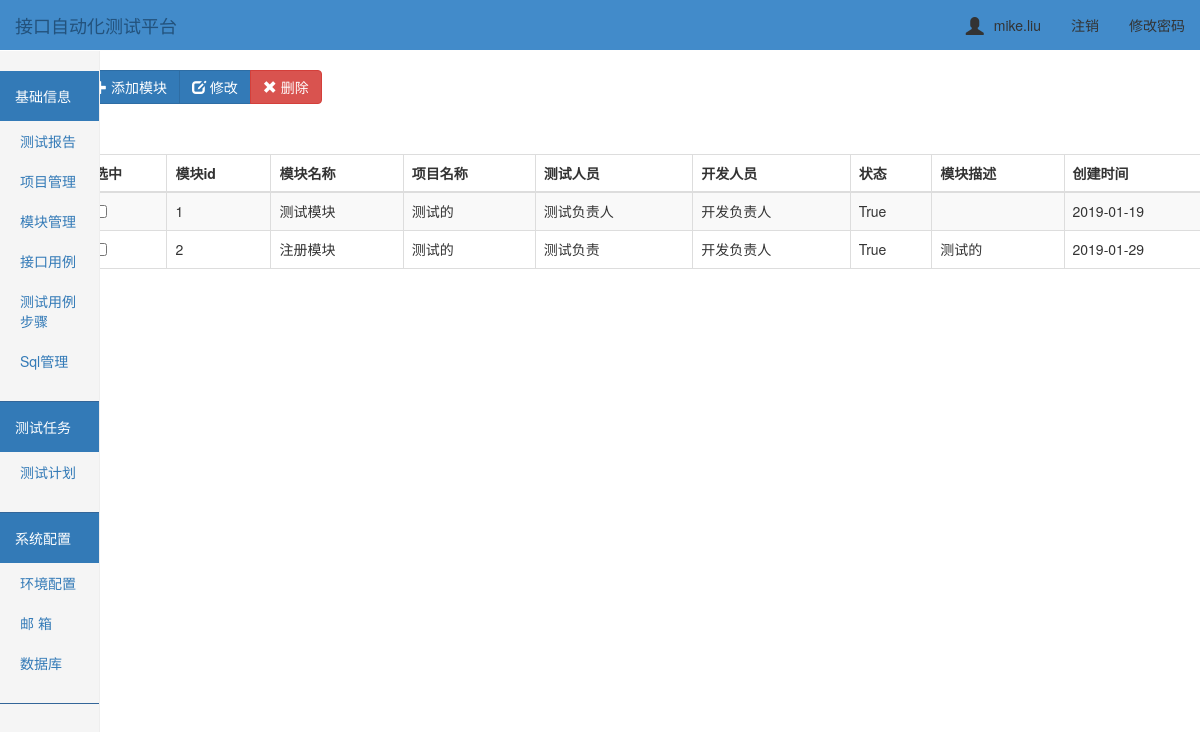
/module/ (signed in), run on the app's committed database.
### ApiTest/models.py (models this page shows, shortened)
class UserInfo(AbstractUser):
    nid = models.AutoField(primary_key=True)
    telephone = models.CharField(max_length=11, null=True, unique=True)
    avatar = models.FileField(upload_to='avatars/', default="/avatars/default.png")
    create_time = models.DateTimeField(verbose_name='创建时间', auto_now_add=True)

class Modules(models.Model):
    project = models.ForeignKey(Project, on_delete=models.CASCADE)      # 关联项目表id
    modules_name = models.CharField('模块名称', max_length=32)
    testers = models.CharField('测试负责人', max_length=256)  # 项目负责人
    developer = models.CharField('开发负责人', max_length=256)
    status = models.BooleanField()
    modules_desc = models.CharField('模块描述', max_length=256)
    create_time = models.DateTimeField('创建时间', auto_now=True)  # 创建时间

class Project(models.Model):
    prj_id = models.AutoField(primary_key=True, null=False)
    prj_name = models.CharField('项目名称', max_length=64)  # 项目名称
    prj_desc = models.CharField('项目描述', max_length=256)  # 项目描述
    testers = models.CharField('测试负责人', max_length=256)  # 项目负责人
    developer = models.CharField('开发负责人', max_length=256)
    status = models.BooleanField()
    create_time = models.DateTimeField('创建时间', auto_now=True)  # 创建时间
    class Meta:
        verbose_name = '项目管理'
        verbose_name_plural = '项目管理'
    def __str__(self):
        return self.prj_name

### ApiTest/views.py (the view)
# urls.py: url(r'^module/$', views.module),
@login_required
def module(request):
    module_list = Modules.objects.filter().all()
    project_list = Project.objects.filter().all()
    return render(request, "modules/index.html", {"module_list": module_list, "project_list": project_list})

### templates/modules/index.html (shortened to what this page needs)
{% extends "../base.html" %}
{% block add %}
<div class="btn-toolbar" role="toolbar">
  <div class="btn-group" style="padding-top: 20px;left: 50px">
    <button id="add_btn" class="btn btn-primary " data-toggle="modal" data-target="#addmyModal">
        <span class="glyphicon glyphicon-plus" aria-hidden="true"></span> 添加模块
    </button>
    <button id="edit_mod" class="btn btn-primary" data-toggle="modal" data-target="#">
        <span class="glyphicon glyphicon-edit" aria-hidden="true"></span> 修改
    </button>
      <button id="del_mod" type="onclick" class="btn btn-danger ">
            <span class="glyphicon glyphicon-remove" aria-hidden="true"></span> 删除
        </button>
  </div>
</div>
<div class="container">
        <div class="row">
            <div class="col-md-12">
                <table id= "table" class="table table-striped table-bordered">
                    <thead>
                        <tr>
                            <th>选中</th>
                            <th>模块id</th>
                            <th>模块名称</th>
                            <th>项目名称</th>
                            <th>测试人员</th>
                            <th>开发人员</th>
                            <th>状态</th>
                            <th>模块描述</th>
                            <th>创建时间</th>
                        </tr>
                    </thead>
                    <tbody>
                        {% for module_obj in module_list %}
                            <tr>
                                <td id="che1"><input type="checkbox"/></td>
                                <td>{{ module_obj.id}}</td>
                                <td>{{ module_obj.modules_name }}</td>
                                <td>{{ module_obj.project }}</td>
                                <td>{{ module_obj.testers }}</td>
                                <td>{{ module_obj.developer }}</td>
                                <td>{{ module_obj.status }}</td>
                                <td>{{ module_obj.modules_desc }}</td>
                                <td>{{ module_obj.create_time|date:'Y-m-d' }}</td>
                            </tr>
                        {% endfor %}
                    </tbody>
                </table>
            </div>
        </div>
    </div>
{% endblock %}

### templates/base.html (shortened to what this page needs)
<!DOCTYPE html>
<html lang="en">
<head>
    <link rel="stylesheet" href="/static/bootstrap-3.3.7/css/bootstrap.css">
    <link rel="stylesheet" href="/static/css/toastr.min.css">
    <link rel="stylesheet" href="/static/css/dashboard.css">
    <link rel="stylesheet" href="/static/css/home.css">
    <link rel="stylesheet" href="/static/css/sweetalert.css">
    <link rel="stylesheet" href="/static/css/step.css">
</head>
<body>
<nav class="tab navbar  navbar-fixed-top">
    <div class="container-fluid">
        <div class="navbar-header">
            <a class="navbar-brand" href="#">接口自动化测试平台</a>
        </div>
        <div class="collapse navbar-collapse" id="bs-example-navbar-collapse-1">
            <ul class="nav navbar-nav navbar-right">
                <li><a href="#"><span id="user_icon"
                                      class="glyphicon glyphicon-user"></span>{{ request.user.username }}</a></li>
                <li><a href="/logout/">注销</a></li>
                <li><a href="/set_pwd/">修改密码</a></li>
            </ul>
        </div>
    </div>
</nav>
<div class="container">
    <div class="left">
        <div class="row">
            <div class="col-sm-3 col-md-1 sidebar">
                <div class="menu">
                    <div class="head bg-primary">基础信息</div>
                    <ul class="nav nav-sidebar">
                        <li><a href="/project/" target="_self">测试报告</a> </li>
                        <li><a href="/project/" target="_self">项目管理</a> </li>
                        <li><a href="/module/" target="_self">模块管理</a> </li>
                        <li><a href="/api_case/" target="_self">接口用例</a> </li>
                        <li><a href="/api_step/" target="_self">测试用例步骤</a> </li>
                        <li><a href="/sql/">Sql管理</a> </li>
                    </ul>
                </div>
                <div class="menu">
                    <div class="head bg-primary">测试任务</div>
                    <ul class="nav nav-sidebar">
                        <li><a href="/plan/">测试计划</a> </li>
                    </ul>
                </div>
                <div class="menu">
                    <div class="head bg-primary">系统配置</div>
                    <ul class="nav nav-sidebar">
                        <li><a href="/env/" target="_self">环境配置</a> </li>
                        <li><a href="/email/" target="_self">邮  箱</a> </li>
                        <li><a href="/database/" target="_self">数据库</a> </li>
                    </ul>
                </div>
            </div>
        </div>
    </div>
    <div class="right">
        {% block add %}{% endblock %}
    </div>
</div>
</body>
</html>

### static/css/dashboard.css (style rules this page uses)
body { padding-top: 50px; }
.navbar-fixed-top { border: 0; }
.sidebar { display: none; }
@media (min-width: 768px) { .sidebar { position: fixed; top: 51px; bottom: 0; left: 0; z-index: 1000; display: block; padding: 20px; overflow-x: hidden; overflow-y: auto; background-color: #f5f5f5; border-right: 1px solid #eee; } }
.nav-sidebar { margin-right: -21px; margin-bottom: 20px; margin-left: -20px; }
.nav-sidebar > li > a { padding-right: 20px; padding-left: 20px; }

### static/css/home.css (style rules this page uses)
.menu { margin: 0 -20px; border-bottom: 1px solid #336699; }
.head { padding: 15px; }
.menu .nav-sidebar > li > a { padding-right: 40px; padding-left: 40px; }
table { margin-top: 50px; margin-left: 40px; }
.navbar { background-color: #428bca; }
.navbar-brand { color: white; }
.navbar-collapse .navbar-nav > li > a { color: #333333; }

### templates/base.html (style rules this page uses)
#user_icon { font-size: 18px; margin-right: 10px; vertical-align: -3px; }

### data on the page
UserInfo: user.username "mike.liu"
Modules: id "1", modules_name "测试模块", project "测试的", testers "测试负责人", developer "开发负责人", status "True", create_time "2019-01-19"
Modules: id "2", modules_name "注册模块", project "测试的", testers "测试负责", developer "开发负责人", status "True", modules_desc "测试的", create_time "2019-01-29"
